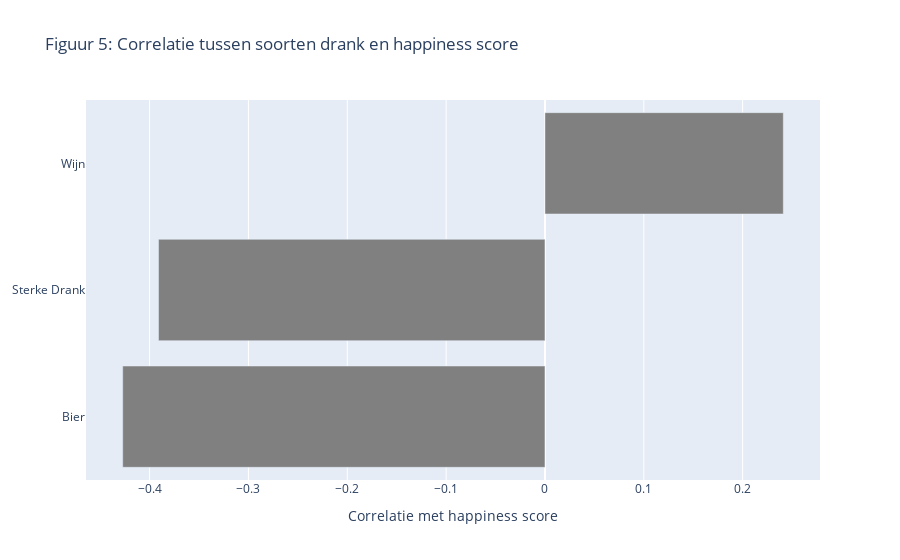

The notebook cell this image was saved under:
### Code cell
Bar_chart = go.Figure(go.Bar(
            x=list2,
            y=list3,
            orientation='h',
            marker_color = "grey"
            ))
Bar_chart.update_layout(title_text = 'Figuur 5: Correlatie tussen soorten drank en happiness score', xaxis = dict(title='Correlatie met happiness score'))
Bar_chart.show
Bar_chart.show()

### Figure 1 — Plotly figure (JSON) as saved in the notebook; plotly's stock layout.template omitted (floating-point values rounded to 4 significant figures)
{"data": [{"marker": {"color": "grey"}, "orientation": "h", "type": "bar", "x": [-0.4272, -0.391, 0.2411], "y": ["Bier", "Sterke Drank", "Wijn"]}], "layout": {"title": {"text": "Figuur 5: Correlatie tussen soorten drank en happiness score"}, "xaxis": {"title": {"text": "Correlatie met happiness score"}}}}
